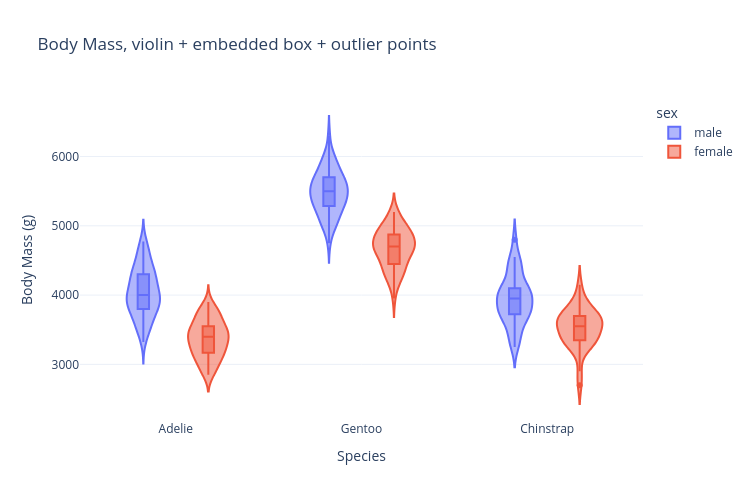

Source (notebook cell):
### Markdown cell above
<a id="d3-box"></a>

### D3 · Box & Violin with Hover

`box=True` embeds a box plot inside the violin. Hover over any part to see exact statistics.

[↑ Appendix](#appendix)

### Code cell
fig = px.violin(
    df,
    x="species",
    y="body_mass_g",
    color="sex",
    box=True,
    points="outliers",
    title="Body Mass, violin + embedded box + outlier points",
    labels={"body_mass_g": "Body Mass (g)", "species": "Species"},
    template="plotly_white",
    width=750,
    height=500,
)
fig.show()
# Edit: box=False to hide the inner box plot
# Edit: points='outliers' → 'all' to show every data point, False to show none
# Edit: swap px.violin for px.box to get a plain interactive box plot

### Figure 1 — Plotly figure (JSON) as saved in the notebook; plotly's stock layout.template omitted (floating-point values rounded to 4 significant figures; data arrays with more than 128 entries replaced by an {"elided": "..."} marker saying what was removed)
{"data": [{"alignmentgroup": "True", "box": {"visible": true}, "hovertemplate": "sex=male<br>Species=%{x}<br>Body Mass (g)=%{y}<extra></extra>", "legendgroup": "male", "marker": {"color": "#636efa"}, "name": "male", "offsetgroup": "male", "orientation": "v", "points": "outliers", "scalegroup": "True", "showlegend": true, "type": "violin", "x": {"elided": "168 str values"}, "x0": " ", "xaxis": "x", "y": {"elided": "168 float values"}, "y0": " ", "yaxis": "y"}, {"alignmentgroup": "True", "box": {"visible": true}, "hovertemplate": "sex=female<br>Species=%{x}<br>Body Mass (g)=%{y}<extra></extra>", "legendgroup": "female", "marker": {"color": "#EF553B"}, "name": "female", "offsetgroup": "female", "orientation": "v", "points": "outliers", "scalegroup": "True", "showlegend": true, "type": "violin", "x": {"elided": "165 str values"}, "x0": " ", "xaxis": "x", "y": {"elided": "165 float values"}, "y0": " ", "yaxis": "y"}], "layout": {"height": 500, "legend": {"title": {"text": "sex"}, "tracegroupgap": 0}, "title": {"text": "Body Mass, violin + embedded box + outlier points"}, "violinmode": "group", "width": 750, "xaxis": {"anchor": "y", "domain": [0, 1], "title": {"text": "Species"}}, "yaxis": {"anchor": "x", "domain": [0, 1], "title": {"text": "Body Mass (g)"}}}}
